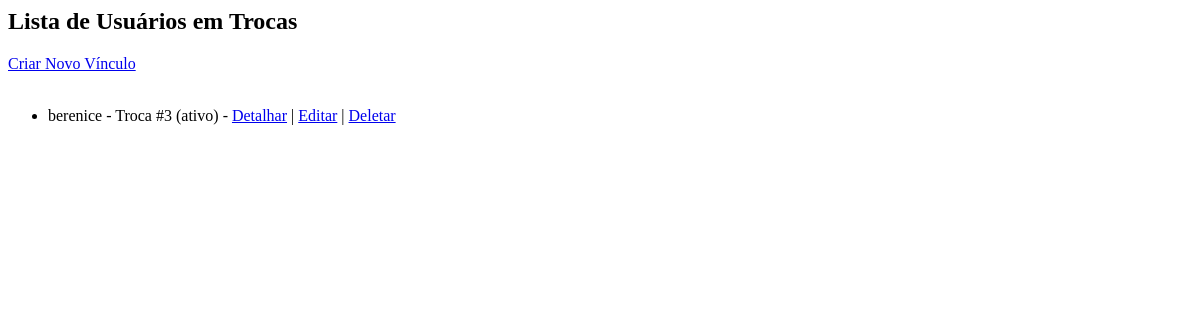
The page /usuario-troca/ on the database as committed earlier.
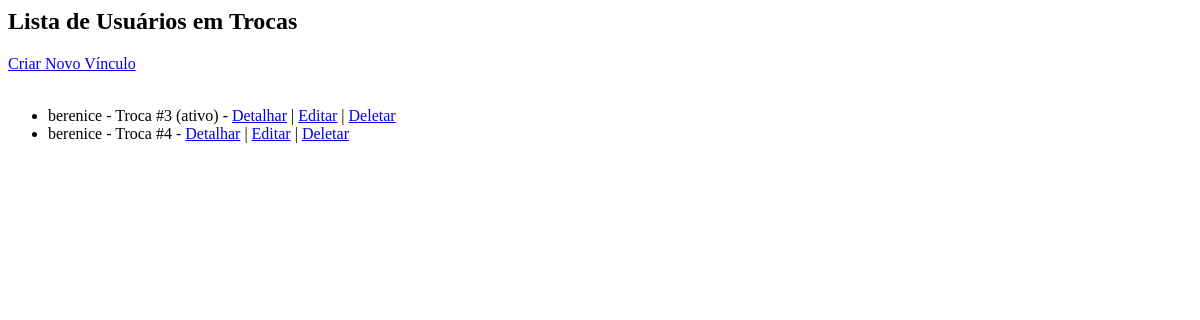
The same page on the database as committed later.
### UsuarioTroca/models.py (models this page shows, shortened)
class UsuarioTroca(models.Model):
    usuario = models.ForeignKey('usuario.Usuario', on_delete=models.CASCADE)
    troca = models.ForeignKey('trocas.Troca', on_delete=models.CASCADE)
    status = models.CharField(max_length=20)
    dataInicio = models.CharField(max_length=20)
    protocolo = models.CharField(max_length=100)
    DataRenovacao = models.CharField(max_length=20, null=True, blank=True)
    class Meta:
        verbose_name = "Usuário da Troca"
        verbose_name_plural = "Usuários das Trocas"

### usuario/models.py (models this page shows, shortened)
class Usuario(User):
    nome = models.CharField(max_length=100)
    telefone = models.CharField(max_length=20)

### trocas/models.py (models this page shows, shortened)
class Troca(models.Model):
    status = models.CharField(max_length=20)
    ofertantes = models.CharField(max_length=100)
    data_inicial = models.DateField()
    data_resposta = models.DateField(null=True, blank=True)
    interessado = models.CharField(max_length=100)
    usuarios = models.ManyToManyField('usuario.Usuario', through='UsuarioTroca.UsuarioTroca', related_name='trocas')
    objetos = models.ManyToManyField('objetos.Objeto', through='ObjetoTroca.ObjetoTroca', related_name='trocas')

### UsuarioTroca/views.py (the view)
# urls.py: path('', views.listar_usuario_troca, name='listar'),
def listar_usuario_troca(request):
    usuarios_troca = UsuarioTroca.objects.all()
    return render(request, 'usuarioTroca/listar_usuario_troca.html', {'usuarios_troca': usuarios_troca})

### UsuarioTroca/templates/usuarioTroca/listar_usuario_troca.html (shortened to what this page needs)
<h2>Lista de Usuários em Trocas</h2>
<a href="{% url 'usuariotroca:criar' %}">Criar Novo Vínculo</a>
{% if usuarios_troca %}
    <ul>
    {% for ut in usuarios_troca %}
        <li>
            {{ ut.usuario.nome }} - Troca #{{ ut.troca.pk }} {% if ut.status %}({{ ut.status }}){% endif %} -
            <a href="{% url 'usuariotroca:detalhar' ut.id %}">Detalhar</a> |
            <a href="{% url 'usuariotroca:editar' ut.id %}">Editar</a> |
            <a href="{% url 'usuariotroca:deletar' ut.id %}">Deletar</a>
        </li>
    {% endfor %}
    </ul>
{% else %}
    <p>Nenhum registro ainda.</p>
{% endif %}

Rows that differ between the two databases and show on the page:
added UsuarioTroca: usuario.nome "berenice", troca.pk "4"
